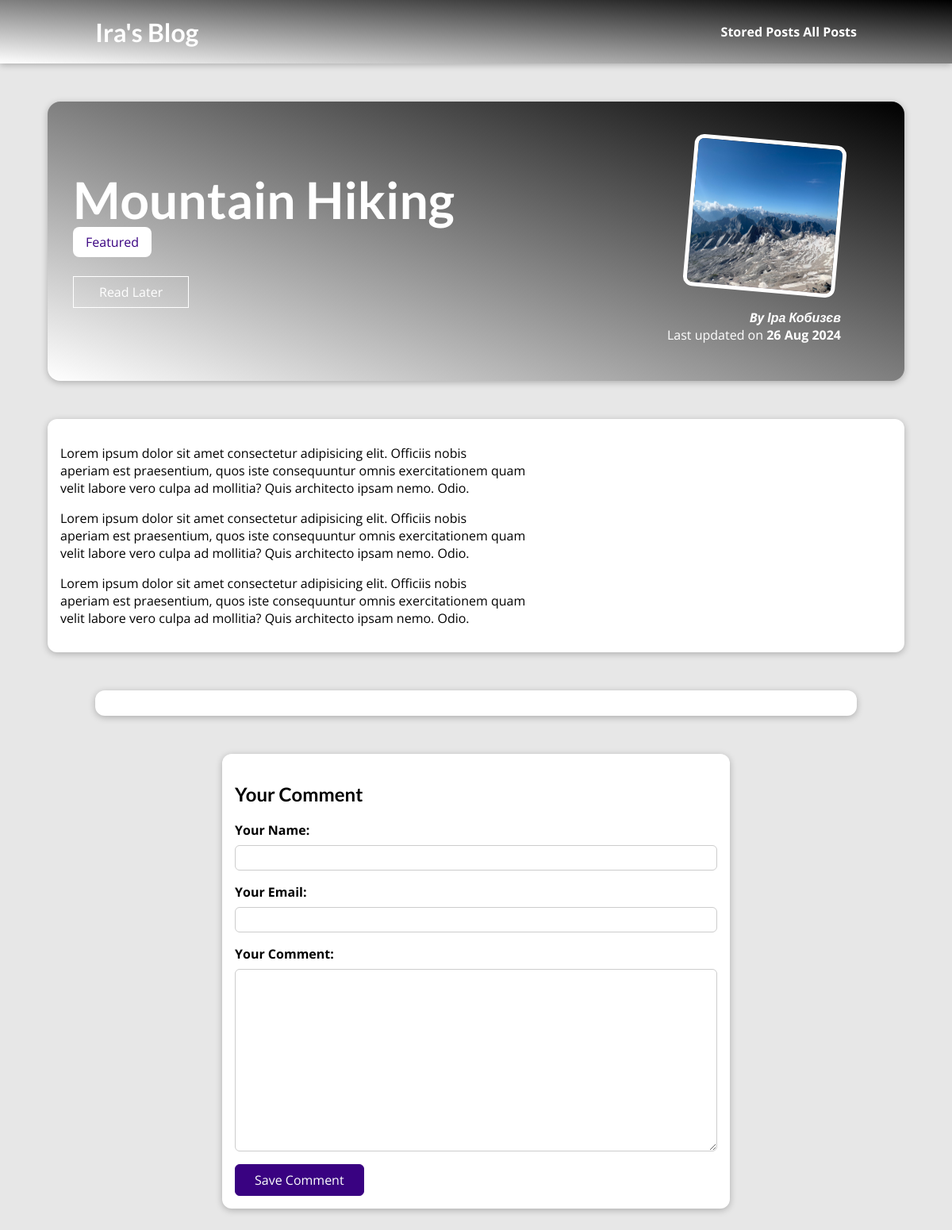
The app's page /posts/mountain-hiking with its own data.
### blog/models.py (models this page shows, shortened)
class Post(models.Model):
    title = models.CharField(max_length=150)
    excerpt = models.CharField(max_length=200)
    image = models.ImageField(upload_to="posts", null=True)
    date = models.DateField(auto_now=True)
    slug = models.SlugField(unique=True, db_index=True)
    content = models.TextField(validators=[MinLengthValidator(10)])
    author = models.ForeignKey(
        Author, on_delete=models.SET_NULL, null=True,related_name="posts")
    tags = models.ManyToManyField(Tag)

class Tag(models.Model):
  caption = models.CharField(max_length=20)

class Author(models.Model):
    first_name = models.CharField(max_length=100)
    last_name = models.CharField(max_length=100)
    email_address = models.EmailField()
    def full_name(self):
        return f"{self.first_name} {self.last_name}"
    def __str__(self):
        return self.full_name()

### blog/views.py (the view, shortened to what this page needs)
# urls.py: path("posts/<slug:slug>", views.SinglePostsView.as_view(), name="post-detail-page"),
class SinglePostsView(View):
    def is_stored_post(self, request, post_id):
       stored_posts = request.session.get("stored_posts")
       if stored_posts is not None:
         is_saved_for_later = post_id in stored_posts
       else:
         is_saved_for_later = False
       return is_saved_for_later
    def get(self, request, slug):
        post = Post.objects.get(slug=slug)
        context = {
            "post": post,
            "post_tags": post.tags.all(),
            "comment_form": CommentForm(),
            "comments": post.comments.all().order_by("-id"),
            "saved_for_later": self.is_stored_post(request, post.id)
        }
        return render(request, "post-detail.html", context)

### blog/forms.py
class CommentForm(forms.ModelForm):
    class Meta:
        model = Comment
        exclude = ["post"]
        labels = {
            "user_name":"Your Name",
            "user_email":"Your Email",
            "text":"Your Comment"
        }

### blog/templates/post-detail.html (shortened to what this page needs)
{% extends "base.html" %}
{% load static %}
{% block css_files %}
<link rel="stylesheet" href="{% static "post-datail.css" %}" />
{% endblock %}
{% block content %}
<section id="summary">
  <h2>{{ post.title }}</h2>
  <div>
    {% for tag in post_tags %}
      <span class="tag">{{ tag.caption }}</span>
    {% endfor %}
  </div>
  <div id="read-later">
    <form action="{% url "read-later" %}" method="POST">
      <button>
        {% if saved_for_later %}
          Remove from "Read Later" List
        {% else %}
          Read Later
        {% endif %}
      </button>
    </form>
  </div>
  <article>
    <img src="{{ post.image.url }}" alt="{{ post.title }}" />
    <address>By <a href="mailto:{{ post.author.email_address }}">{{ post.author }}</a></address>
    <div>Last updated on <time>{{ post.date|date:"d M Y" }}</time></div>
  </article>
</section>
<main>
  {{ post.content|linebreaks }}
</main>
<section id="comments">
</section>
<section id="comment-form">
  <h2>Your Comment</h2>
  <form action="{% url "post-detail-page" post.slug %}" method="POST">
    {% for form_field in comment_form %}
      <div class="form-control {% if form_field.errors %}invalid{% endif %}">
        {{ form_field.label_tag }}
        {{ form_field }}
      </div>
    {% endfor %}
    <button>Save Comment</button>
  </form>
</section>
{% endblock %}

### templates/base.html (shortened to what this page needs)
{% load static %}
<!DOCTYPE html>
<html lang="en">
<head>
    <link rel="stylesheet" href="{% static "app.css" %}">
    {% block css_files %}{% endblock %}
</head>
<body>
 <header id="main-navigation">
   <h1><a href="{% url "starting-page" %}">Ira's Blog </a></h1>
    <nav>
      <a href="{% url "read-later" %}">Stored Posts</a>
      <a href="{% url "posts-page" %}">All Posts</a>
    </nav>
  </header>
   {% block content %}
   {% endblock %}
</body>
</html>

### static/app.css (style rules this page uses)
* { box-sizing: border-box; }
html { font-family: 'Open Sans', 'Lato', sans-serif; }
body { margin: 0; }
h1, h2, h3 { font-family: 'Lato', sans-serif; font-weight: bold; }
#main-navigation { width: 100%; height: 5rem; display: flex; justify-content: space-between; align-items: center; padding: 0 10%; position: absolute; top: 0; left: 0; }
#main-navigation a { text-decoration: none; color: white; font-weight: bold; }

### blog/static/post-datail.css (style rules this page uses)
body { background-color: #e7e7e7; }
#main-navigation { background: linear-gradient(to right top, #ffffff, black); box-shadow: 0 2px 8px rgba(0, 0, 0, 0.25); }
#summary { background: linear-gradient(to right top, #ffffff, black); margin: 8rem auto 3rem auto; padding: 2rem; width: 90%; max-width: 90rem; border-radius: 16px; background-color: #5706c0; position: relative; box-shadow: 0 2px 8px rgba(0, 0, 0, 0.25); height: 22rem; }
#summary h2 { color: white; font-size: 4rem; position: relative; z-index: 2; margin-bottom: 0.25rem; }
#summary article { position: absolute; top: 2rem; right: 3rem; padding: 1rem 2rem; border-radius: 12px; text-align: right; color: white; }
#summary article img { width: 12rem; height: 12rem; border-radius: 12px; transform: rotateZ(5deg); border: 5px solid white; margin-bottom: 1rem; z-index: 1; }
#summary address { font-weight: bold; }
#summary a { color: white; text-decoration: none; }
#summary time { font-weight: bold; }
#read-later { margin: 2rem 0; }
#read-later button { background-color: transparent; border: 1px solid white; padding: 0.5rem 2rem; font: inherit; color: white; cursor: pointer; }
main { width: 90%; max-width: 90rem; margin: 3rem auto; background-color: white; padding: 1rem; border-radius: 12px; box-shadow: 0 2px 8px rgba(0, 0, 0, 0.25); }
.tag { background-color: white; color: #390281; padding: 0.5rem 1rem; border-radius: 8px; width: max-content; }
#comment-form { margin: 3rem auto; width: 90%; max-width: 40rem; border-radius: 12px; background-color: white; box-shadow: 0 2px 8px rgba(0, 0, 0, 0.25); padding: 1rem; }
#comment-form button { font: inherit; background-color: #390281; color: white; border: 1px solid #390281; padding: 0.5rem 1.5rem; border-radius: 6px; cursor: pointer; }
.form-control { margin-bottom: 1rem; }
.form-control label { font-weight: bold; margin-bottom: 0.5rem; display: block; }
.form-control input, .form-control textarea { display: block; width: 100%; font: inherit; padding: 0.25rem; border-radius: 6px; border: 1px solid #ccc; }
#comments { margin: 3rem auto; width: 90%; max-width: 60rem; border-radius: 12px; background-color: white; box-shadow: 0 2px 8px rgba(0, 0, 0, 0.25); padding: 1rem 2rem; }

### records on screen
Post: title "Mountain Hiking", image (picture), author "Іра Кобизєв", date "26 Aug 2024", content "Lorem ipsum dolor sit amet consectetur adipisicing elit. Officiis nobis aperiam est praesentium, quos iste consequuntur omnis exercitationem quam velit labore vero culpa ad mollitia? Quis architecto ipsam nemo. Odio. Lorem ipsum dolor sit amet consectetur adipisicing elit. Officiis nobis aperiam est praesentium, quos iste consequuntur omnis exercitationem quam velit labore vero culpa ad mollitia? Quis architecto ipsam nemo. Odio. Lorem ipsum dolor sit amet consectetur adipisicing elit. Officiis nobis aperiam est praesentium, quos iste consequuntur omnis exercitationem quam velit labore vero culpa ad mollitia? Quis architecto ipsam nemo. Odio."
Tag: caption "Featured"
